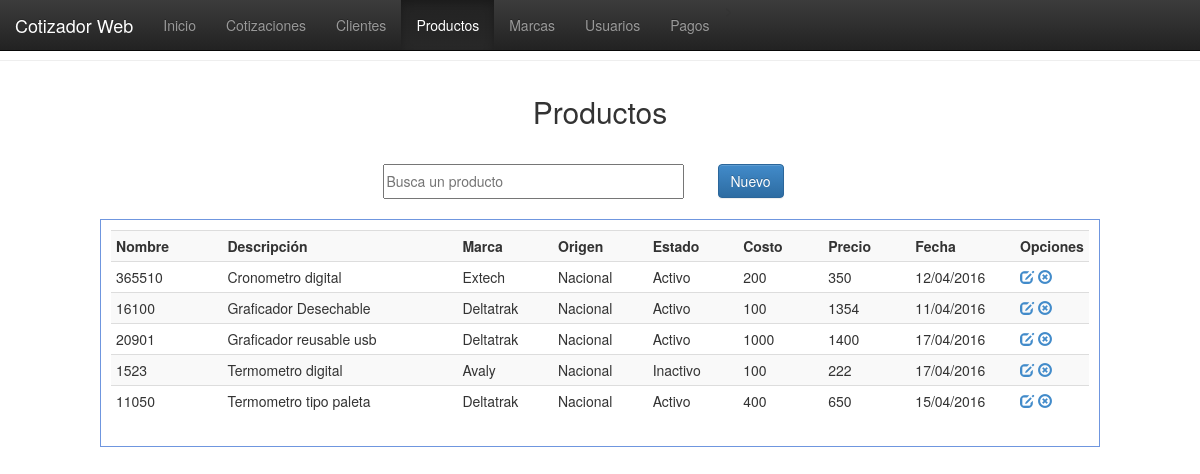
Page /vistas/productos.php on the earlier database version.
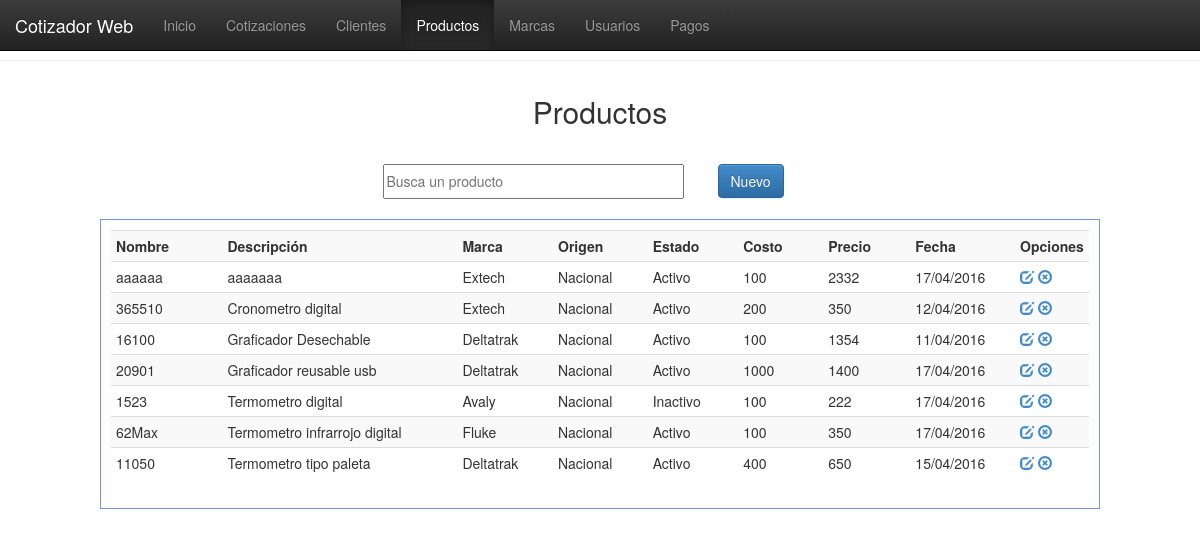
Same page on the later database version.
### tables this page shows
CREATE TABLE `productos` (
  `id_prod` int(11) NOT NULL,
  `nomb_prod` varchar(100) NOT NULL,
  `desc_prod` varchar(100) NOT NULL,
  `mca_prod` varchar(100) NOT NULL,
  `origen_prod` varchar(20) NOT NULL,
  `edo_prod` varchar(15) NOT NULL,
  `nota_prod` varchar(150) NOT NULL,
  `cost_prod` float NOT NULL,
  `util_prod` float NOT NULL,
  `prec_prod` float NOT NULL,
  `prec_rec` float NOT NULL,
  `fecha_prod` date NOT NULL
);

### php/conexion.php (called while the page is built, shortened)
<?php
function fechaNormal($fecha){
		$nfecha = date('d/m/Y',strtotime($fecha));
		return $nfecha;
}
?>

### vistas/productos.php (the view, shortened to what this page needs)
<!DOCTYPE html>
<html>
<head>
<link href="../css/estilo.css" rel="stylesheet">
<link href="../bootstrap/css/bootstrap.css" rel="stylesheet">
<link href="../bootstrap/css/bootstrap.min.css" rel="stylesheet">
<link href="../bootstrap/css/bootstrap-theme.css" rel="stylesheet">
<link href="../bootstrap/css/bootstrap-theme.min.css" rel="stylesheet">
</head>
<body>
  <nav class="navbar navbar-inverse navbar-fixed-top">
    <div class="container-fluid">
      <div class="navbar-header">
        <a class="navbar-brand" href="#">Cotizador Web</a>
      </div>
      <div class="collapse navbar-collapse" id="myNavbar">
        <ul class="nav navbar-nav">
          <li><a href="index.php">Inicio</a></li>>
          <li><a href="cotizaciones.php">Cotizaciones</a></li>
          <li><a href="clientes.php">Clientes</a></li>
          <li  class="active"><a href="productos.php">Productos</a></li>
          <li><a href="marcas.php">Marcas</a></li>
          <li><a href="usuarios.php">Usuarios</a></li>
          <li><a href="pagos.php">Pagos</a></li>
        </ul>
      </div>
    </div>
  </nav>
  <br><br><hr>
    <header>Productos</header>
    <section>
    <table border="0" align="center">
      <tr>
          <td width="335"><input type="text" placeholder="Busca un producto" id="bs-prod"/></td>
            <td width="100"><button id="nuevo-producto" class="btn btn-primary">Nuevo</button></td>
        </tr>
    </table>
    </section>
    <div class="registros" id="agrega-registros-prod">
        <table class="table table-striped table-condensed table-hover">
            <tr>
                <th width="200">Nombre</th>
                <th width="500">Descripción</th>
                <th width="150">Marca</th>
                <th width="150">Origen</th>
                <th width="150">Estado</th>
                <th width="150">Costo</th>
                <th width="150">Precio</th>
                <th width="150">Fecha</th>
                <th width="50">Opciones</th>
            </tr>
        <?php
            include('../php/conexion.php');
            $registro = mysql_query("SELECT * FROM productos ORDER BY desc_prod ASC");
            while($registro2 = mysql_fetch_array($registro)){
                echo '<tr>
                        <td>'.$registro2['nomb_prod'].'</td>
                        <td>'.$registro2['desc_prod'].'</td>
                        <td>'.$registro2['mca_prod'].'</td>
                        <td>'.$registro2['origen_prod'].'</td>
                        <td>'.$registro2['edo_prod'].'</td>
                        <td>'.$registro2['cost_prod'].'</td>
                        <td>'.$registro2['prec_rec'].'</td>
                        <td>'.fechaNormal($registro2['fecha_prod']).'</td>
                        <td>
                            <a href="javascript:editarProducto('.$registro2['id_prod'].');" class="glyphicon glyphicon-edit"></a>
                            <a href="javascript:eliminarProducto('.$registro2['id_prod'].');" class="glyphicon glyphicon-remove-circle"></a>
                        </td>
                    </tr>';
            }
        ?>
        </table>
    </div>
</body>
</html>

### css/estilo.css (style rules this page uses)
body { margin:0px; font-family:"Trebuchet MS", Arial, Helvetica, sans-serif; min-width:1000px; }
header { margin:auto; padding:10px; font-size:30px; width:500px; text-align:center; margin-top:20px; }
section { margin-top:20px; }
section table tr td input { width:90%; height:35px; outline:none; font-size:14px; }
.registros { margin:auto; width:1000px; margin-top:20px; border:1px solid #6F96DF; height:auto; padding:10px; }

Differences in the rows shown:
added productos: nomb_prod "aaaaaa", desc_prod "aaaaaaa", mca_prod "Extech", origen_prod "Nacional", edo_prod "Activo", cost_prod "100", prec_rec "2332", fecha_prod "17/04/2016"
added productos: nomb_prod "62Max", desc_prod "Termometro infrarrojo digital", mca_prod "Fluke", origen_prod "Nacional", edo_prod "Activo", cost_prod "100", prec_rec "350", fecha_prod "17/04/2016"
